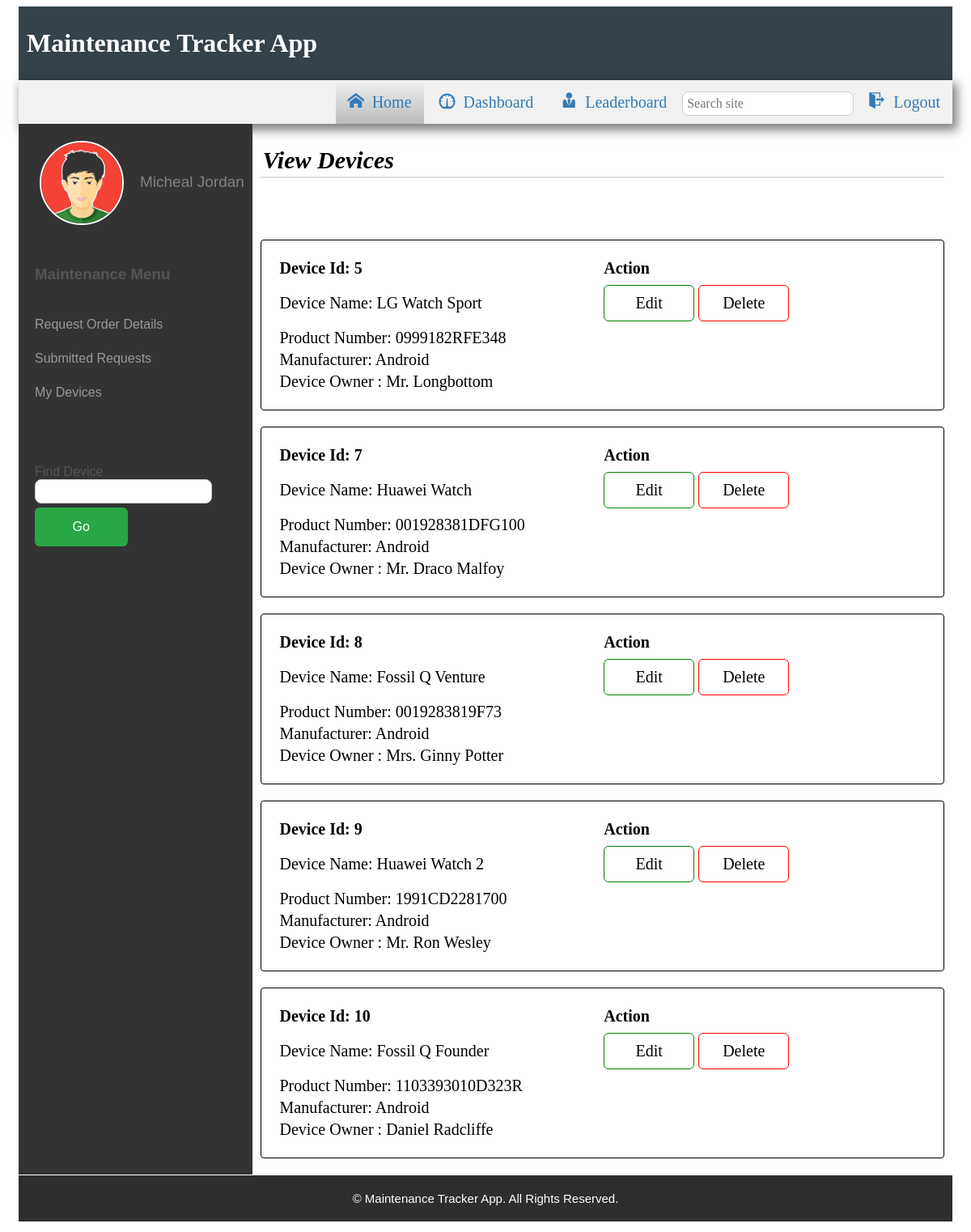
The app's page /view/viewDevices.php (signed in) with its own data.
### tables this page shows
CREATE TABLE `device` (
  `DeviceId` int(20) NOT NULL,
  `DeviceName` varchar(400) NOT NULL,
  `ProductNo` varchar(40) NOT NULL,
  `Category` varchar(400) NOT NULL,
  `Manufacturer` varchar(400) NOT NULL,
  `DeviceOwner` varchar(400) NOT NULL,
  `DeviceDesc` varchar(5000) NOT NULL,
  `CostPrice` varchar(20) NOT NULL,
  `PurchaseDate` date NOT NULL,
  `UserId` int(20) NOT NULL
);

### view/viewDevices.php (called while the page is built, shortened)
<?php
	include '../includes/dbconnection.php';
	include '../includes/user.inc.php';
	include '../includes/device.inc.php';
	include '../functions/headers.php';
	do_html_header('View Devices');
	header3();
	include '../functions/navigations.php';
	navigation2();
	require_once '../functions/content.inc.php';
	userSidebar($_SESSION['login_user']);
	display_viewDevices();
	include '../includes/footer-2.php';
?>

### includes/dbconnection.php (called while the page is built, shortened)
<?php
class Database
{
	private $servername = 'localhost';
	private $username = 'id6457595_root';
	private $password = 'emmanuelnika';
	private $dbname = 'app_tracker';
  	public function connect()
  	{
    	$connection = new mysqli($this->servername,
    	  $this->username, $this->password, $this->dbname);
    	return $connection;
  	}
}
?>

### includes/device.inc.php (called while the page is built, shortened)
<?php
class Device extends User
{
	public function viewDevice($userId)
	{
		$result = mysqli_query($this->connect(), "SELECT * FROM device WHERE UserId = '$userId'");
		return $result;
	}
}

### functions/content.inc.php (the view, shortened to what this page needs)
<?php
    function display_viewDevices() {
        $success_message = " ";
        $error_message = " ";
        $userId = $_SESSION['login_id'];
        echo '
            <div class="body-content text-justify">
                    <h2>View Devices</h2>
                    <div class="success-message">'; echo $success_message; echo '</div>
                    <div class="error-message">'; echo $error_message;  echo'</div>';
                    $userObject = new Device;
                    $result = $userObject->viewDevice($userId);
                        if (mysqli_num_rows($result) > 0) {
                            while($row = mysqli_fetch_assoc($result)) {
                                $row_id = $row['DeviceId'];
                           echo "<table class='table'>
                                    <tr>
                                        <th class='colmn-lg-width'>Device Id: ".$row_id. "</th>
                                        <th class='colmn-shrt-width'>Action</th>
                                    </tr>
                                    <tr>
                                        <td>Device Name: " .$row["DeviceName"]. "</td>
                                        <td class='colmn-shrt-width'>
                                            <input type='hidden' name='id' value='$row_id'>
                                            <a href='#editDevice$row_id' class='update-btn accept-btn'>Edit</a>
                                            <a href='#deleteDevice$row_id' class='update-btn reject-btn'>Delete</a>
                                        </td>
                                    </tr>
                                    <tr>
                                        <td>Product Number: " . $row["ProductNo"]. "</td>
                                    </tr>
                                    <tr>
                                        <td>Manufacturer: " . $row["Manufacturer"]. "</td>
                                    </tr>
                                    <tr>
                                        <td>Device Owner : " . $row["DeviceOwner"]. "</td>
                                    </tr>
                                </table>";
                            }
                        } else {
                        echo "<div class='not-found'> No device available yet</div>";
                        }
    echo '
                </div>
            </div>';
    }
?>

### functions/headers.php (shortened to what this page needs)
<?php
    function do_html_header($title) {
echo '
<!DOCTYPE html>
<html>
<head>
   	<meta charset="utf-8">
   	<meta name="description" content="Maintenance Tracker App">
   	<meta name="keywords" content="maintenance, app, tracker">
   	<meta name="viewport" content="width=device-width, initial-scale=1">
   	<meta name="author" content="Emmanuel Okot">
   	<title>'?><?php echo $title; ?><?php echo'</title>
   	';
}
	function header3() {
	echo '
	<link rel="stylesheet" type="text/css" href="../assets/css/userstyle.css">
    <link rel="stylesheet" type="text/css" href="../assets/css/font-style.css">
    <link rel="stylesheet" type="text/css" href="../assets/css/userstyle2.css">
</head>
<body>
';
}
?>

### functions/navigations.php (shortened to what this page needs)
<?php
	function navigation2() {
	echo '
	<div class="container">
		<div class="heading">
			<h1>Maintenance Tracker App</h1>
		</div>
		<div class="menu">
			<ul class="nav">
				<li class="nav"><a href="userview.php" class="active"><span class="icon-home"> </span>Home</a></li>
				<li class="nav"><a href="userDashboard.php"><span class="icon-meter"> </span>Dashboard</a></li>
				<li class="nav"><a href="../leaderboard.php"><span class="icon-user-tie"> </span>Leaderboard</a></li>
                <input type="search" name="search" placeholder="Search site" class="search-spacing1">
                <li class="nav"><a href="../includes/logout.php"><span class="icon-exit"> </span>Logout</a></li>
			</ul>
		</div>
		';
	}
	function userSideBar($login_session) {
	echo '
        <div class="nested">
			<div class="v-menu">
                <ul>
                    <div class="profile">
                        <button class="dropdown-btn">
                            <img alt="profile picture" src="../assets/images/male-avatar.png">'; echo $login_session; echo '</button>
                        <div class="dropdown-container">
                            <a href="">Preferences</a>
                            <a href="userProfile.php">Profile</a>
                        </div>
                    </div>
                    <h3>Maintenance Menu</h3>
                    <li><a href="requestOrder.php">Request Order Details</a></li>
                    <li><a href="userRequests.php">Submitted Requests</a></li>
                    <li><a href="userassets.php">My Devices</a></li>
                    <div class="search-spacing2">
                    <label>Find Device</label>
                        <input type="search" name="search" placeholder=" ">
                    <a class="submit">Go</a></div>
                </ul>
			</div>
			';
	}
?>

### includes/footer-2.php
<?php
echo '
		<footer>
			&copy; Maintenance Tracker App. All Rights Reserved.
		</footer>
	</div>
	<script type="text/javascript" src="../assets/javascript/custom.js"></script>
</body>
</html>
';
?>

### assets/css/userstyle.css (style rules this page uses)
.container { display: grid; grid-template-columns: 2fr 3fr; grid-template-rows: auto auto 5fr auto; grid-template-areas: "header header" "navigation navigation" "main-content main-content" "footer footer"; padding-right: 15px; padding-left: 15px; }
.heading { grid-column: 1/3; grid-area: header; color: #fff; background-color: #35424a; padding-left: 10px; }
.heading h1 { cursor: pointer; }
.menu { grid-column: 1/3; grid-area: navigation; grid-row: 2/3; display: block; box-shadow: 4px 6px 12px 2px rgba(0, 0, 0, .5); }
ul { list-style-type: none; margin: 0; padding: 0; background-color: #f1f1f1; }
.nav { text-align: right; margin: 0px; padding: 0px; background: #f1f1f1; }
.nav li { display: inline; font-size: 20px; }
.nav li a { display: inline-block; color: #337ab7; text-align: right; padding: 15px; text-decoration: none; }
.active { background: linear-gradient( #f1f1f1, rgba(180, 181, 181, 0.91)); }
.nested { display: grid; grid-area: main-content; grid-column: 1/3; grid-template-columns: 2fr 6fr; grid-template-areas: "content1 content2"; }
.profile { font-size: 19px; color: #818181; }
.profile img { margin: 20px; border: 2px solid #fff; border-radius: 100%; width: 100px; height: 100px; vertical-align: middle; }
.dropdown-btn { border: none; display: block; background: transparent; text-align: center; outline: none; }
.v-menu { grid-area: content1; color: #555; margin: 0px; background-color: #333; font-family: sans-serif; padding: 0px 0px 20px 0px; }
.body-content { grid-area: content2; color: #000; padding: 0px 10px; }
.body-content h2 { font-weight: bold; font-style: italic; border-bottom: 2px solid #ddd; margin-bottom: 16px !important; font-size: 30px; padding: 3px; }
footer { grid-area: footer; margin: 1px 0px 5px 0px; grid-column: 1/3; display: block; padding: 20px; font: 15px Verdana, sans-serif; color: #fff; text-align: center; background-color: #2f2d2d; }
h1 { font-size: 2em; font-family: inherit; line-height: 1.5; color: inherit; }
button { cursor: pointer; }
button, input { font: inherit; color: inherit; }
.submit { background-color: rgb(40, 167, 69); color: #fff; padding: 15px 20px 15px 20px; display: block; border-radius: 6px; text-align: center; width: 30%; margin: 5px 0px 5px 0px; }
input[type="search"] { border: 1px solid #ccc; border-radius: 8px; padding: 5px; -webkit-appearance: textfield; }
a { color: #337ab7; text-decoration: none; background-color: transparent; }
ul { background: transparent; }
.v-menu li { list-style: none; padding: 10px 20px; border-top: 4px #333 solid; }
.v-menu h3 { padding: 10px 20px; }
.v-menu li a { display: inline; color: #999; }
.text-justify { text-align: justify; }
.search-spacing2 { padding: 70px 20px 0px 20px; }
.table, .not-found { border: 1px solid #000; border-radius: 4px; padding: 20px; margin: 0px 0px 20px 0px; font-size: 20px; text-align: left; }
.table { width: 100%; }
.colmn-lg-width { width: 50%; }
.colmn-shrt-width { text-align: left; }
.update-btn { float: left; background: transparent; color: #000; padding: 10px 10px; margin: 5px 5px 5px 0px; text-align: center; border-radius: 6px; cursor: pointer; width: 90px; -webkit-transition-duration: 0.4s; transition-duration: 0.4s; }
.accept-btn { border: 1px solid green }
.reject-btn { border: 1px solid red }

### assets/css/userstyle2.css (style rules this page uses)
.error-message { color: red; padding: 10px; text-align: center; font-weight: bold; }
.success-message { color: green; padding: 20px; text-align: center; font-weight: bold; }

### records on screen
device: DeviceId "5", DeviceName "LG Watch Sport", ProductNo "0999182RFE348", Manufacturer "Android", DeviceOwner "Mr. Longbottom"
device: DeviceId "7", DeviceName "Huawei Watch", ProductNo "001928381DFG100", Manufacturer "Android", DeviceOwner "Mr. Draco Malfoy"
device: DeviceId "8", DeviceName "Fossil Q Venture", ProductNo "0019283819F73", Manufacturer "Android", DeviceOwner "Mrs. Ginny Potter"
device: DeviceId "9", DeviceName "Huawei Watch 2", ProductNo "1991CD2281700", Manufacturer "Android", DeviceOwner "Mr. Ron Wesley"
device: DeviceId "10", DeviceName "Fossil Q Founder", ProductNo "1103393010D323R", Manufacturer "Android", DeviceOwner "Daniel Radcliffe"

### other values on screen
$login_session "Micheal Jordan"
